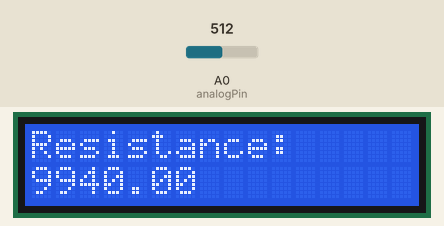
A sketch run on a simulated Arduino Uno, built with avr-gcc and run on an emulated ATmega328P. On the bench: 16×2 character LCD. The inputs (shaded band) are chosen by the test bench; at power-on: A0 (analogPin) = 512. What the sketch prints to the serial monitor is not drawn.

Above: at 1.2 s.
1.3 s: A0 (analogPin) set to 716
At 2.0 s:
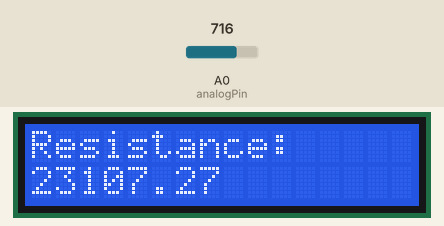
2.8 s: A0 (analogPin) set to 900
At 3.1 s:
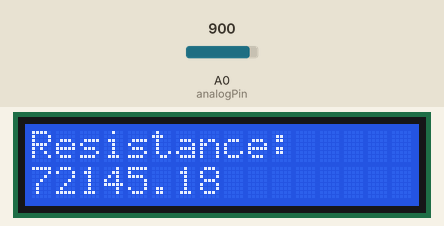
4.3 s: A0 (analogPin) set to 1023
At 5.7 s:
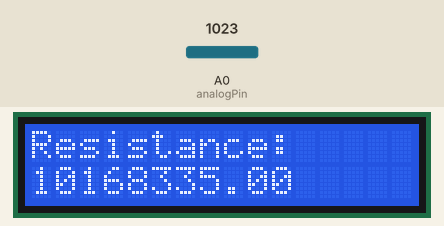
Timing chart, 0 to 7.3 s (numbered marks = the images above; inputs shaded):
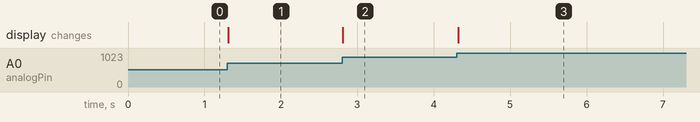

The sketch:

Widmessung.ino
```cpp
#include <LiquidCrystal.h>

int analogPin = A0;
double Vin = 0;
double Vcc = 4.89;
double Rref = 9940;

const int rs = 2, en = 3, d4 = 4, d5 = 5, d6 = 6, d7 = 7;
LiquidCrystal lcd(rs, en, d4, d5, d6, d7);

void setup() {
  Serial.begin(9600); // Setup der seriellen Verbindung
  pinMode(analogPin, INPUT);
  lcd.begin(16, 2);
  lcd.print("Resistance:");
}

double getR(){
  return ((Vin*Vcc/1024)*Rref)/ (Vcc - (Vin*Vcc/1024));
 }


void loop() {
  double R;
  Vin = analogRead(analogPin);
  R = getR();
  lcd.setCursor(0, 1);
  lcd.print(R);

  Serial.println(Vin);
}
```

Measured:
- after the input at 1.3 s, the display: changes at once (image 1)
- after the input at 2.8 s, the display: changes at once (image 2)
- after the input at 4.3 s, the display: changes at once (image 3)
